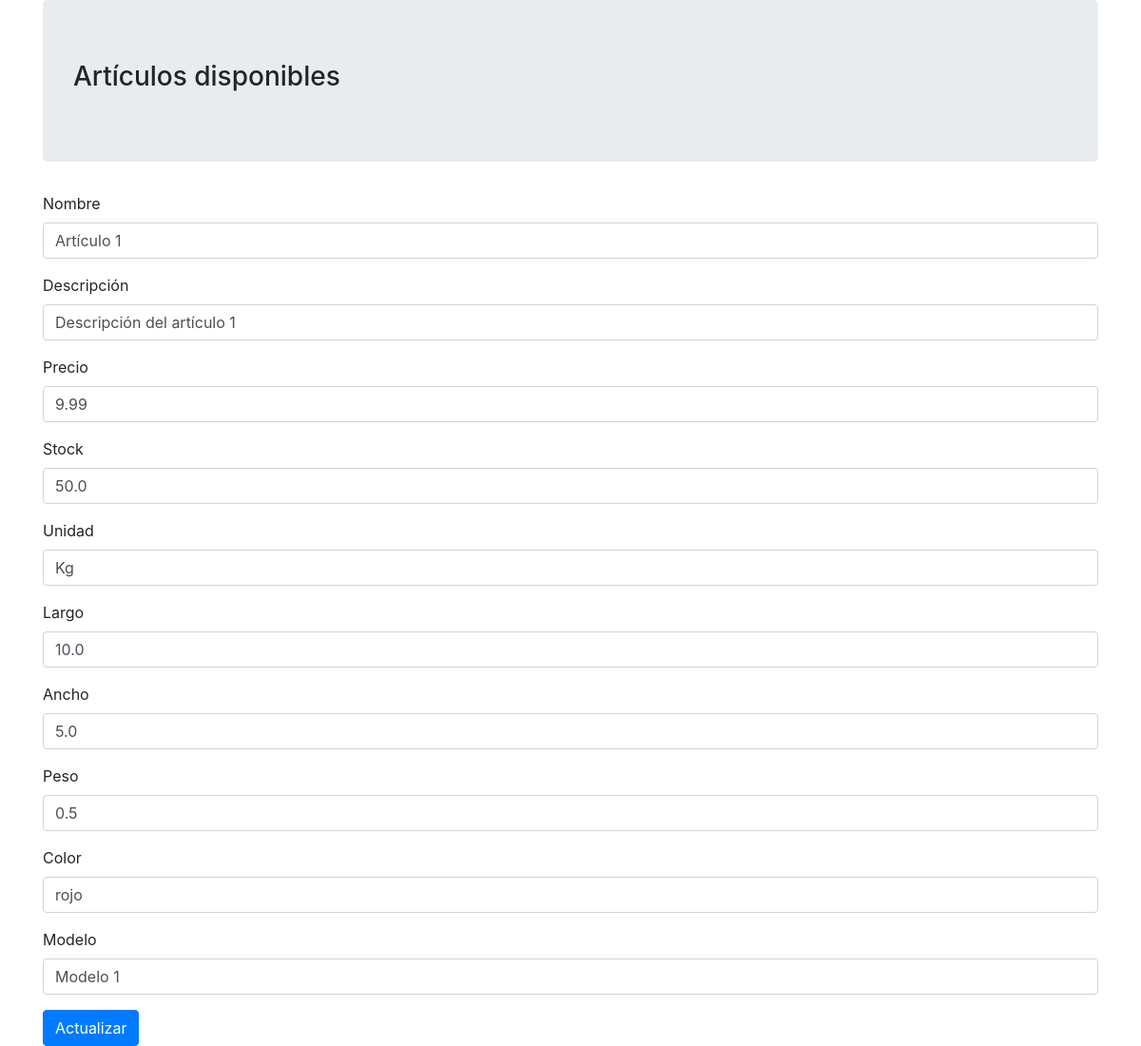
The app's page /articulos/1/edit with its own data.
### articulos/models.py (models this page shows, shortened)
class Articulo(models.Model):
    name= models.CharField(max_length=100)
    description= models.CharField(max_length=200)
    price= models.FloatField()
    stock= models.FloatField()
    unit= models.CharField(
        null=False, blank=False,
        choices=unit_selection,
        max_length=10
    )
    largo= models.FloatField()
    ancho= models.FloatField()
    peso= models.FloatField()
    color= models.CharField(max_length=20)
    model= models.CharField(max_length=50)
    class Meta:
        ordering = ['name']

### articulos/views.py (the view)
# urls.py: path('<int:pk>/edit', views.edit_articulo), #/books/id
def edit_articulo(request, pk):
    articulos = Articulo.objects.get(pk=pk)
    form = ArticuloForm(request.POST, instance = articulos)
    if form.is_valid():
        form.save()
        messages.success(request, 'El artículo se modificó correctamente')
        return redirect('/articulos')
    print(form.errors)
    return render(request, 'edit_articulo.html', {'articulos': articulos})

### articulos/templates/edit_articulo.html (shortened to what this page needs)
{% extends 'base.html' %}
{% block content %}
<form method="POST" action="edit">
    <div class="form-group">
        <label for="InputName">Nombre</label>
        <input name="name" id="name" class="form-control" value="{{articulos.name}}">
    </div>
    <div class="form-group">
        <label for="InputDescription">Descripción</label>
        <input name="description" id="description" class="form-control" value="{{articulos.description}}">
    </div>
    <div class="form-group">
        <label for="InputPrice">Precio</label>
        <input name="price" id="price" class="form-control" value="{{articulos.price}}">
    </div>
    <div class="form-group">
        <label for="InputStock">Stock</label>
        <input name="stock" id="stock" class="form-control" value="{{articulos.stock}}">
    </div>
    <div class="form-group">
        <label for="InputUnit">Unidad</label>
        <input name="unit" id="unit" class="form-control" value="{{articulos.unit}}">
    </div>
    <div class="form-group">
        <label for="InputLargo">Largo</label>
        <input name="largo" id="largo" class="form-control" value="{{articulos.largo}}">
    </div>
    <div class="form-group">
        <label for="InputAncho">Ancho</label>
        <input name="ancho" id="ancho" class="form-control" value="{{articulos.ancho}}">
    </div>
    <div class="form-group">
        <label for="InputPeso">Peso</label>
        <input name="peso" id="peso" class="form-control" value="{{articulos.peso}}">
    </div>
    <div class="form-group">
        <label for="InputColor">Color</label>
        <input name="color" id="color" class="form-control" value="{{articulos.color}}">
    </div>
    <div class="form-group">
        <label for="InputModel">Modelo</label>
        <input name="model" id="model" class="form-control" value="{{articulos.model}}">
    </div>
        <button type="submit" class="btn btn-primary">Actualizar</button>
</form>
{% endblock %}

### records on screen
Articulo: name "Artículo 1", description "Descripción del artículo 1", price "9.99", stock "50.0", unit "Kg", largo "10.0", ancho "5.0", peso "0.5", color "rojo", model "Modelo 1"
